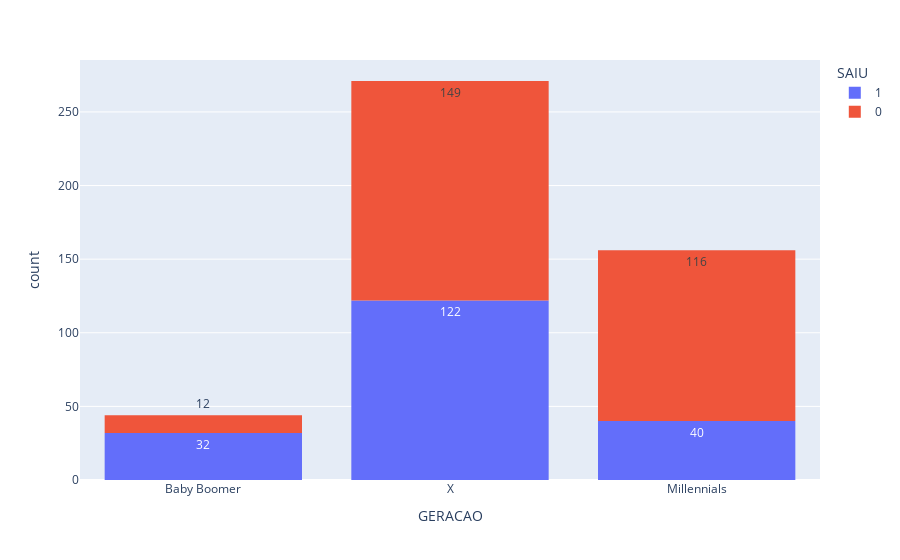

The notebook cell saved with this chart:
### Code cell
fig = px.histogram(vs_cad_basc, x='GERACAO', color='SAIU', text_auto=True, category_orders = {'GERACAO' : vs_cad_basc['GERACAO'].cat.categories})
fig.show()

### Figure 1 — Plotly figure (JSON) as saved in the notebook; plotly's stock layout.template omitted (floating-point values rounded to 4 significant figures; data arrays with more than 128 entries replaced by an {"elided": "..."} marker saying what was removed)
{"data": [{"alignmentgroup": "True", "bingroup": "x", "hovertemplate": "SAIU=1<br>GERACAO=%{x}<br>count=%{y}<extra></extra>", "legendgroup": "1", "marker": {"color": "#636efa", "pattern": {"shape": ""}}, "name": "1", "offsetgroup": "1", "orientation": "v", "showlegend": true, "texttemplate": "%{value}", "type": "histogram", "x": {"elided": "194 str values"}, "xaxis": "x", "yaxis": "y"}, {"alignmentgroup": "True", "bingroup": "x", "hovertemplate": "SAIU=0<br>GERACAO=%{x}<br>count=%{y}<extra></extra>", "legendgroup": "0", "marker": {"color": "#EF553B", "pattern": {"shape": ""}}, "name": "0", "offsetgroup": "0", "orientation": "v", "showlegend": true, "texttemplate": "%{value}", "type": "histogram", "x": {"elided": "277 str values"}, "xaxis": "x", "yaxis": "y"}], "layout": {"barmode": "relative", "legend": {"title": {"text": "SAIU"}, "tracegroupgap": 0}, "margin": {"t": 60}, "xaxis": {"anchor": "y", "categoryarray": ["Baby Boomer", "X", "Millennials"], "categoryorder": "array", "domain": [0, 1], "title": {"text": "GERACAO"}}, "yaxis": {"anchor": "x", "domain": [0, 1], "title": {"text": "count"}}}}
